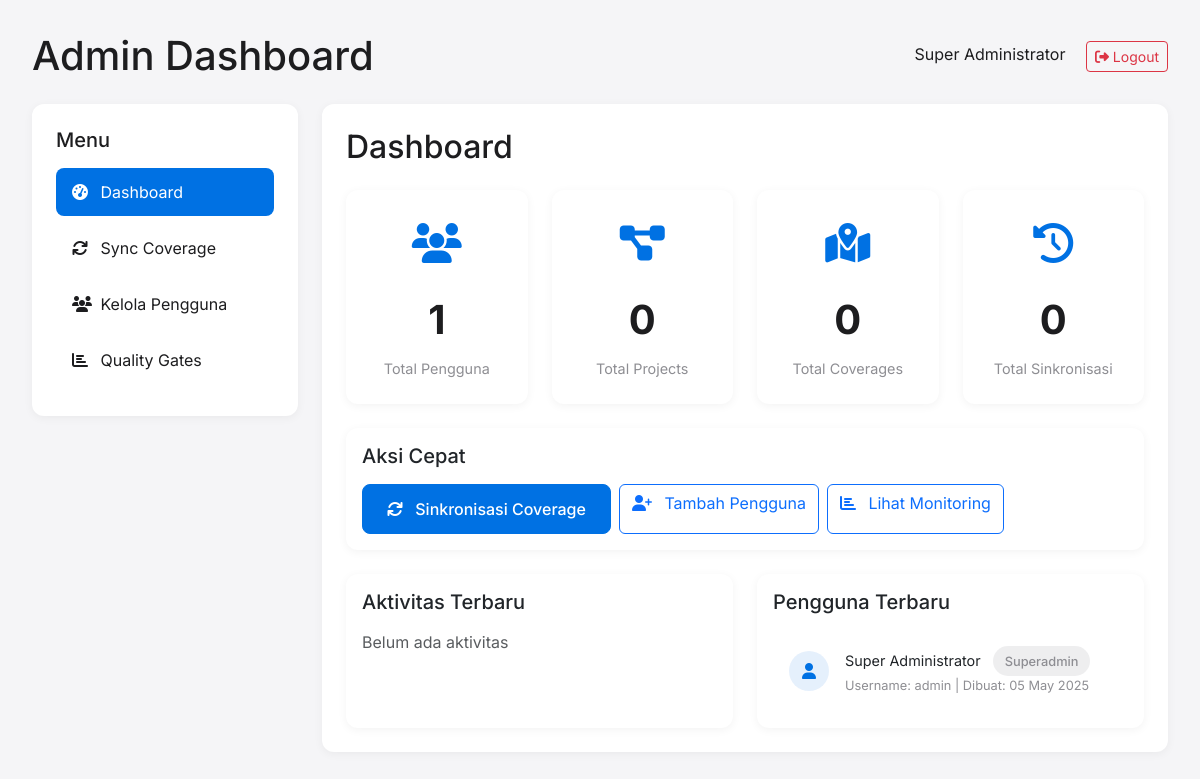
/admin/index.php (signed in), run on the app's committed database.
### tables this page shows
CREATE TABLE users (
    id INT AUTO_INCREMENT PRIMARY KEY,
    username VARCHAR(10) NOT NULL UNIQUE,
    password VARCHAR(255) NOT NULL,
    name VARCHAR(255) NOT NULL,
    user_level ENUM('superadmin', 'pusat', 'provinsi', 'kabkot') NOT NULL,
    prov_code VARCHAR(2) DEFAULT '00',
    kab_code VARCHAR(2) DEFAULT '00',
    created_at TIMESTAMP DEFAULT CURRENT_TIMESTAMP,
    updated_at TIMESTAMP DEFAULT CURRENT_TIMESTAMP ON UPDATE CURRENT_TIMESTAMP
);

### admin/index.php (the view, shortened to what this page needs)
<?php
require_once '../config.php';
$userCount = 0;
$projectCount = 0;
$coverageCount = 0;
$syncCount = 0;
$result = $conn->query("SELECT COUNT(*) as count FROM users");
if ($result) {
    $userCount = $result->fetch_assoc()['count'];
}
$result = $conn->query("SELECT COUNT(*) as count FROM projects");
if ($result) {
    $projectCount = $result->fetch_assoc()['count'];
}
$result = $conn->query("SELECT COUNT(*) as count FROM coverages");
if ($result) {
    $coverageCount = $result->fetch_assoc()['count'];
}
$result = $conn->query("SELECT COUNT(*) as count FROM sync_logs");
if ($result) {
    $syncCount = $result->fetch_assoc()['count'];
}
$recentLogs = [];
$recentUsers = [];
$result = $conn->query("SELECT * FROM users ORDER BY created_at DESC LIMIT 5");
if ($result) {
    while ($row = $result->fetch_assoc()) {
        $recentUsers[] = $row;
    }
}
?>
<!DOCTYPE html>
<html lang="en">
<head>
    <link rel="stylesheet" href="https://cdn.jsdelivr.net/npm/bootstrap@5.3.0/dist/css/bootstrap.min.css">
    <link rel="stylesheet" href="https://cdnjs.cloudflare.com/ajax/libs/font-awesome/6.4.0/css/all.min.css">
</head>
<body>
    <div class="admin-container">
        <div class="d-flex align-items-center justify-content-between mb-4">
            <h1 class="mb-0">Admin Dashboard</h1>
            <div>
                <span class="me-3"><?php echo $_SESSION['name']; ?></span>
                <a href="../logout.php" class="btn btn-sm btn-outline-danger">
                    <i class="fas fa-sign-out-alt"></i> Logout
                </a>
            </div>
        </div>
        <div class="row g-4">
            <div class="col-md-3">
                <div class="sidebar">
                    <h5 class="mb-3">Menu</h5>
                    <div class="nav flex-column">
                        <a href="index.php" class="nav-link active">
                            <i class="fas fa-tachometer-alt"></i> Dashboard
                        </a>
                        <a href="sync_coverage.php" class="nav-link">
                            <i class="fas fa-sync"></i> Sync Coverage
                        </a>
                        <a href="manage_users.php" class="nav-link">
                            <i class="fas fa-users"></i> Kelola Pengguna
                        </a>
                        <a href="../index.php" class="nav-link">
                            <i class="fas fa-chart-bar"></i> Quality Gates
                        </a>
                    </div>
                </div>
            </div>
            <div class="col-md-9">
                <div class="content">
                    <h2 class="mb-4">Dashboard</h2>
                    <div class="row mb-4">
                        <div class="col-md-3">
                            <div class="card stat-card">
                                <div class="stat-icon">
                                    <i class="fas fa-users"></i>
                                </div>
                                <div class="stat-value"><?php echo $userCount; ?></div>
                                <div class="stat-label">Total Pengguna</div>
                            </div>
                        </div>
                        <div class="col-md-3">
                            <div class="card stat-card">
                                <div class="stat-icon">
                                    <i class="fas fa-project-diagram"></i>
                                </div>
                                <div class="stat-value"><?php echo $projectCount; ?></div>
                                <div class="stat-label">Total Projects</div>
                            </div>
                        </div>
                        <div class="col-md-3">
                            <div class="card stat-card">
                                <div class="stat-icon">
                                    <i class="fas fa-map-marked-alt"></i>
                                </div>
                                <div class="stat-value"><?php echo $coverageCount; ?></div>
                                <div class="stat-label">Total Coverages</div>
                            </div>
                        </div>
                        <div class="col-md-3">
                            <div class="card stat-card">
                                <div class="stat-icon">
                                    <i class="fas fa-history"></i>
                                </div>
                                <div class="stat-value"><?php echo $syncCount; ?></div>
                                <div class="stat-label">Total Sinkronisasi</div>
                            </div>
                        </div>
                    </div>
                    <div class="row mb-4">
                        <div class="col-12">
                            <div class="card">
                                <div class="card-body">
                                    <h5 class="card-title mb-3">Aksi Cepat</h5>
                                    <div class="d-flex gap-2">
                                        <a href="sync_coverage.php" class="btn btn-primary">
                                            <i class="fas fa-sync me-2"></i> Sinkronisasi Coverage
                                        </a>
                                        <a href="manage_users.php" class="btn btn-outline-primary">
                                            <i class="fas fa-user-plus me-2"></i> Tambah Pengguna
                                        </a>
                                        <a href="../index.php" class="btn btn-outline-primary">
                                            <i class="fas fa-chart-bar me-2"></i> Lihat Monitoring
                                        </a>
                                    </div>
                                </div>
                            </div>
                        </div>
                    </div>
                    <div class="row">
                        <div class="col-md-6">
                            <div class="card h-100">
                                <div class="card-body">
                                    <h5 class="card-title mb-3">Aktivitas Terbaru</h5>
                                    <?php if (empty($recentLogs)): ?>
                                    <p class="text-muted">Belum ada aktivitas</p>
                                    <?php endif; ?>
                                </div>
                            </div>
                        </div>
                        <div class="col-md-6">
                            <div class="card h-100">
                                <div class="card-body">
                                    <h5 class="card-title mb-3">Pengguna Terbaru</h5>
                                    <?php if (empty($recentUsers)): ?>
                                    <p class="text-muted">Belum ada pengguna</p>
                                    <?php else: ?>
                                    <div>
                                        <?php foreach ($recentUsers as $user): ?>
                                        <div class="activity-item d-flex align-items-center">
                                            <div class="activity-icon me-3">
                                                <i class="fas fa-user"></i>
                                            </div>
                                            <div>
                                                <div class="activity-text">
                                                    <?php echo $user['name']; ?>
                                                    <span class="user-badge badge-<?php echo $user['user_level']; ?> ms-2">
                                                        <?php echo ucfirst($user['user_level']); ?>
                                                    </span>
                                                </div>
                                                <div class="activity-time">
                                                    Username: <?php echo $user['username']; ?> |
                                                    Dibuat: <?php echo date('d M Y', strtotime($user['created_at'])); ?>
                                                </div>
                                            </div>
                                        </div>
                                        <?php endforeach; ?>
                                    </div>
                                    <?php endif; ?>
                                </div>
                            </div>
                        </div>
                    </div>
                </div>
            </div>
        </div>
    </div>
</body>
</html>

### admin/index.php (style rules this page uses)
:root { --primary-color: #0071e3; --success-color: #34c759; --warning-color: #ff9f0a; --danger-color: #ff3b30; --neutral-color: #8e8e93; --light-color: #f5f5f7; --dark-color: #1d1d1f; --border-color: #d2d2d7; }
body { font-family: 'Inter', -apple-system, BlinkMacSystemFont, 'Segoe UI', sans-serif; background-color: #f5f5f7; color: #1d1d1f; min-height: 100vh; }
.admin-container { max-width: 1200px; margin: 0 auto; padding: 2rem; }
.sidebar { background-color: white; border-radius: 12px; box-shadow: 0 2px 10px rgba(0,0,0,0.05); padding: 1.5rem; }
.content { background-color: white; border-radius: 12px; box-shadow: 0 2px 10px rgba(0,0,0,0.05); padding: 1.5rem; }
.nav-link { padding: 0.75rem 1rem; border-radius: 8px; margin-bottom: 0.5rem; color: var(--dark-color); transition: all 0.2s ease; }
.nav-link.active { background-color: var(--primary-color); color: white; }
.nav-link i { width: 24px; }
.btn-primary { background-color: var(--primary-color); border-color: var(--primary-color); border-radius: 8px; padding: 0.75rem 1.5rem; font-weight: 500; }
.card { border-radius: 12px; border: none; box-shadow: 0 2px 10px rgba(0,0,0,0.05); transition: all 0.3s ease; }
.stat-card { text-align: center; padding: 1.5rem; }
.stat-icon { font-size: 2.5rem; margin-bottom: 1rem; color: var(--primary-color); }
.stat-value { font-size: 2.5rem; font-weight: 700; color: var(--dark-color); }
.stat-label { font-size: 0.9rem; color: var(--neutral-color); margin-top: 0.5rem; }
.activity-item { padding: 1rem; border-bottom: 1px solid var(--border-color); }
.activity-item:last-child { border-bottom: none; }
.activity-icon { width: 40px; height: 40px; border-radius: 50%; display: flex; align-items: center; justify-content: center; background-color: rgba(0,113,227,0.1); color: var(--primary-color); }
.activity-text { font-size: 0.9rem; }
.activity-time { font-size: 0.8rem; color: var(--neutral-color); }
.user-badge { display: inline-block; padding: 0.35rem 0.75rem; border-radius: 100px; font-weight: 500; font-size: 0.8rem; text-align: center; }
.badge-superadmin { background-color: rgba(142,142,147,0.15); color: var(--neutral-color); }

### data on the page
users: name "Super Administrator", user_level "Superadmin", username "admin", created_at "05 May 2025"

### other printed values
$_SESSION['name'] "Super Administrator"
$userCount "1"
$projectCount "0"
$coverageCount "0"
$syncCount "0"
